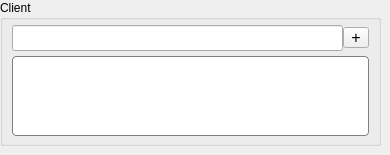
             <widget class="QWidget" name="page_2">
              <widget class="QGroupBox" name="groupClient">
               <property name="geometry">
                <rect>
                 <x>0</x>
                 <y>0</y>
                 <width>381</width>
                 <height>146</height>
                </rect>
               </property>
               <property name="sizePolicy">
                <sizepolicy hsizetype="Fixed" vsizetype="Fixed">
                 <horstretch>0</horstretch>
                 <verstretch>0</verstretch>
                </sizepolicy>
               </property>
               <property name="minimumSize">
                <size>
                 <width>381</width>
                 <height>0</height>
                </size>
               </property>
               <property name="maximumSize">
                <size>
                 <width>16777215</width>
                 <height>16777215</height>
                </size>
               </property>
               <property name="title">
                <string>Client</string>
               </property>
               <property name="alignment">
                <set>Qt::AlignLeading|Qt::AlignLeft|Qt::AlignTop</set>
               </property>
               <layout class="QVBoxLayout" name="verticalLayout_11">
                <property name="spacing">
                 <number>0</number>
                </property>
                <property name="leftMargin">
                 <number>9</number>
                </property>
                <property name="topMargin">
                 <number>0</number>
                </property>
                <property name="rightMargin">
                 <number>9</number>
                </property>
                <property name="bottomMargin">
                 <number>0</number>
                </property>
                <item>
                 <layout class="QHBoxLayout" name="horizontalLayout_6">
                  <property name="spacing">
                   <number>0</number>
                  </property>
                  <property name="sizeConstraint">
                   <enum>QLayout::SetDefaultConstraint</enum>
                  </property>
                  <item>
                   <widget class="MibitLineEdit" name="editClient">
                    <property name="sizePolicy">
                     <sizepolicy hsizetype="MinimumExpanding" vsizetype="Fixed">
                      <horstretch>0</horstretch>
                      <verstretch>0</verstretch>
                     </sizepolicy>
                    </property>
                    <property name="minimumSize">
                     <size>
                      <width>20</width>
                      <height>0</height>
                     </size>
                    </property>
                    <property name="maximumSize">
                     <size>
                      <width>16777215</width>
                      <height>16777215</height>
                     </size>
                    </property>
                    <property name="font">
                     <font>
                      <pointsize>11</pointsize>
                      <weight>50</weight>
                      <bold>false</bold>
                     </font>
                    </property>
                    <property name="autoFillBackground">
                     <bool>false</bool>
                    </property>
                   </widget>
                  </item>
                  <item>
                   <widget class="QToolButton" name="btnAddClient">
                    <property name="sizePolicy">
                     <sizepolicy hsizetype="Preferred" vsizetype="Preferred">
                      <horstretch>0</horstretch>
                      <verstretch>0</verstretch>
                     </sizepolicy>
                    </property>
                    <property name="maximumSize">
                     <size>
                      <width>16777215</width>
                      <height>21</height>
                     </size>
                    </property>
                    <property name="font">
                     <font>
                      <pointsize>12</pointsize>
                     </font>
                    </property>
                    <property name="text">
                     <string>+</string>
                    </property>
                   </widget>
                  </item>
                 </layout>
                </item>
                <item>
                 <widget class="QLabel" name="lblClientDetails">
                  <property name="sizePolicy">
                   <sizepolicy hsizetype="MinimumExpanding" vsizetype="Maximum">
                    <horstretch>0</horstretch>
                    <verstretch>0</verstretch>
                   </sizepolicy>
                  </property>
                  <property name="minimumSize">
                   <size>
                    <width>232</width>
                    <height>80</height>
                   </size>
                  </property>
                  <property name="maximumSize">
                   <size>
                    <width>16777215</width>
                    <height>80</height>
                   </size>
                  </property>
                  <property name="font">
                   <font>
                    <weight>50</weight>
                    <bold>false</bold>
                   </font>
                  </property>
                  <property name="styleSheet">
                   <string notr="true">background:white;
border: 1px solid gray;
border-radius: 4px;
padding: 2px;
font-weight:normal;
color:black;</string>
                  </property>
                  <property name="text">
                   <string/>
                  </property>
                 </widget>
                </item>
               </layout>
              </widget>
             </widget>
